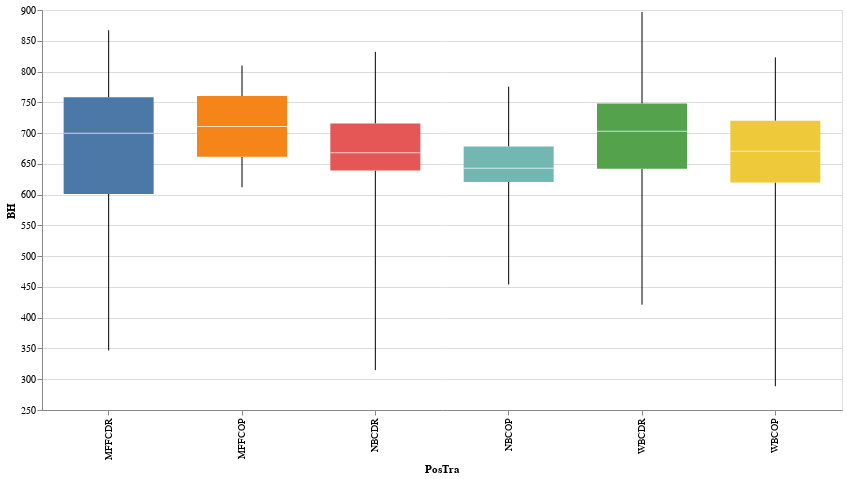

The notebook cell saved with this chart:
### Code cell
:vega-lite
('PosTra' 'BH')vega.boxplot data.attributes[⊂'names']vega.json_data↓⍉↑data.data

### Figure 1 — Vega-Lite specification as saved in the notebook (floating-point values rounded to 4 significant figures; data arrays with more than 128 entries replaced by an {"elided": "..."} marker saying what was removed)
{"$schema": "https://vega.github.io/schema/vega-lite/v5.json", "data": {"values": {"elided": "316 records"}}, "description": "A vertical box plot showing median, min, and max block hours.", "encoding": {"color": {"field": "PosTra", "legend": null, "type": "nominal"}, "size": {"value": 90}, "x": {"field": "PosTra", "type": "nominal"}, "y": {"field": "BH", "scale": {"zero": false}, "type": "quantitative"}}, "height": 400, "mark": {"extent": "min-max", "type": "boxplot"}, "width": 800}
